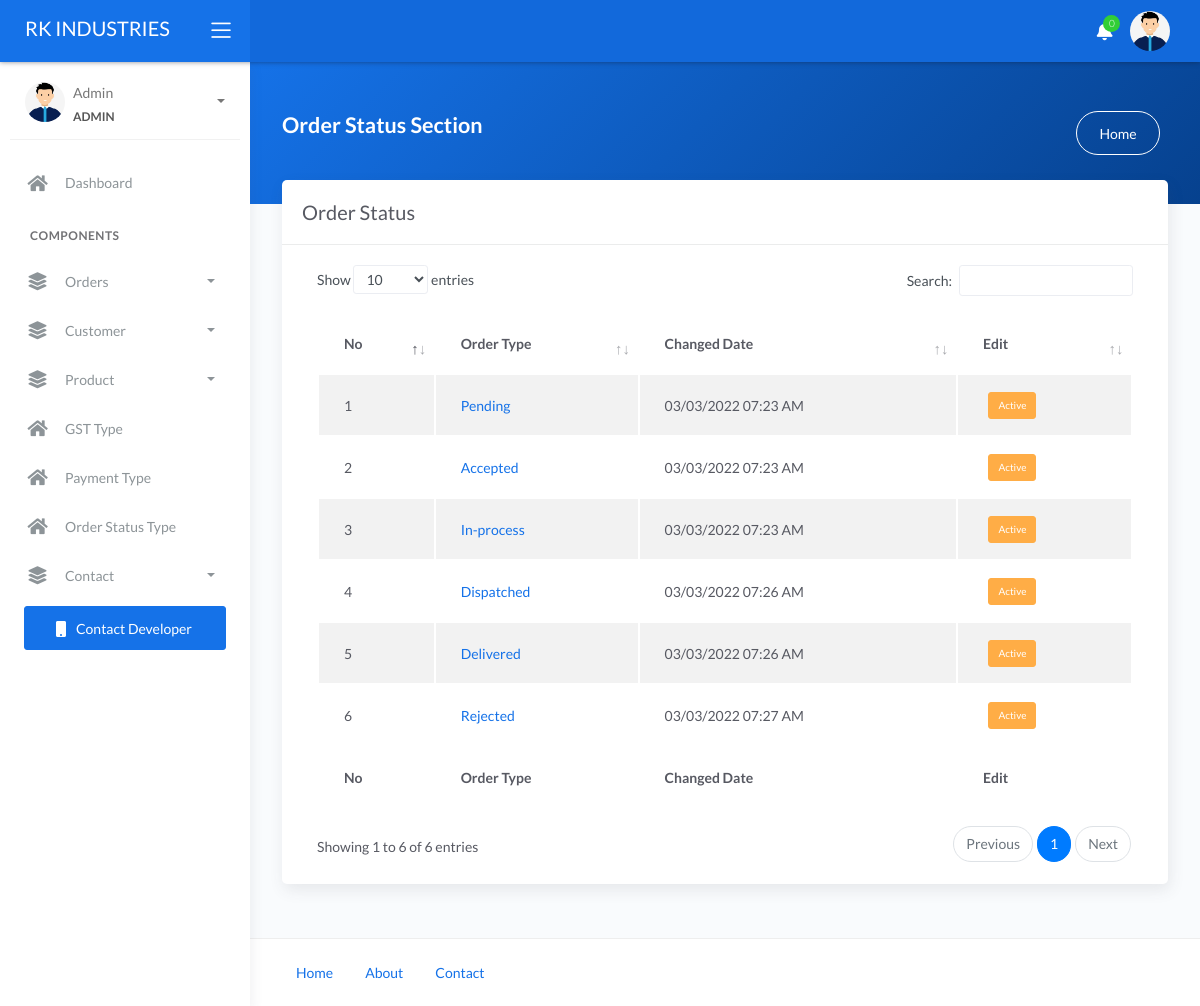
The app's page /admin/order-status-list.php (signed in) with its own data.
### tables this page shows
CREATE TABLE `order_status` (
  `id` int(11) NOT NULL,
  `name` varchar(100) NOT NULL,
  `status` tinyint(4) NOT NULL,
  `added_on` datetime NOT NULL
);

### admin/functions.php (called while the page is built, shortened)
	<?php
function res_table_asc($table)
{
	global $con;
	return mysqli_query($con, "select * from $table order by id asc");
}
	?>

### admin/order-status-list.php (the view, shortened to what this page needs)
<?php
require 'header.php';
$table_name = "order_status";
$title = "Order Status";
$res = res_table_asc($table_name);
?>
<div class="main-panel">
	<div class="content">
		<div class="panel-header bg-primary-gradient">
			<div class="page-inner py-5">
				<div class="d-flex align-items-left align-items-md-center flex-column flex-md-row">
					<div>
						<h2 class="text-white pb-2 fw-bold"><?php echo $title ?> Section </h2>
					</div>
					<div class="ml-md-auto py-2 py-md-0">
						<a href="index" class="btn btn-white btn-border btn-round mr-2">Home</a>
					</div>
				</div>
			</div>
		</div>
		<div class="page-inner mt--5">
			<div class="row">
				<div class="col-md-12">
					<div class="card">
						<div class="card-header">
							<h4 class="card-title"><?php echo $title ?></h4>
						</div>
						<div class="card-body">
							<div class="table-responsive">
								<table id="basic-datatables" class="display table table-striped table-hover">
									<thead>
										<tr>
											<th>No</th>
											<th>Order Type</th>
											<th>Changed Date</th>
											<th>Edit </th>
										</tr>
									</thead>
									<tfoot>
										<tr>
											<th>No</th>
											<th>Order Type</th>
											<th>Changed Date</th>
											<th>Edit </th>
										</tr>
									</tfoot>
									<tbody>
										<?php if (mysqli_num_rows($res) > 0) {
											$i = 1;
											while ($row = mysqli_fetch_assoc($res)) {
										?>
												<tr>
													<td><?php echo $i ?></td>
													<td class="text-primary"><?php echo $row['name'] ?></td>
													<td><?php echo date('d/m/Y h:i A', strtotime($row['added_on'])); ?></td>
													<td>
													<?php
													if($row['status']==1){
														?>
														<a href="?id=<?php echo $row['id']?>&type=deactive" class="btn btn-primary btn-xs btn-warning">Active</a>
														<?php
													}
													else{
														?>
														&nbsp;
														<a href="?id=<?php echo $row['id']?>&type=active" class="btn btn-primary btn-xs btn-danger">Inactive</a>
														<?php
													}
													?>
													</td>
												</tr>
											<?php
												$i++;
											}
										} else { ?>
											<tr>
												<td class="text-center" colspan="100%">No data found</td>
											</tr>
										<?php } ?>
									</tbody>
								</table>
							</div>
						</div>
					</div>
				</div>
			</div>
		</div>
	</div>
	<?php
	require 'footer.php';
	?>

### admin/header.php (shortened to what this page needs)
<?php
include('../connection.php');
include('./functions.php');
$user_name = "";
if (isset($_SESSION['ADMIN_LOGIN']) && ($_SESSION['ADMIN_LOGIN'] != '')) {
    $user_id = $_SESSION['ADMIN_ID'];
    $row = mysqli_fetch_assoc(mysqli_query($con, "select * from admin where id='$user_id'"));
    $user_name = $row['name'];
} else if (isset($_SESSION['EMP_LOGIN']) && ($_SESSION['EMP_LOGIN'] != '')) {
    $user_id = $_SESSION['EMP_ID'];
    $row = mysqli_fetch_assoc(mysqli_query($con, "select * from emp where id='$user_id'"));
    $user_name = $row['name'];
    $user_mobile = $row['mobile'];
} else if (isset($_SESSION[$login3_captil . '_LOGIN']) && ($_SESSION[$login3_captil . '_LOGIN'] != '')) {
    $user_id = $_SESSION[$login3_captil . '_ID'];
    $row = mysqli_fetch_assoc(mysqli_query($con, "select * from $login3 where id='$user_id'"));
    $user_name = $row['name'];
    $user_mobile = $row['mobile'];
} else {
    header('location:login.php');
    die();
}
$curStr = $_SERVER['REQUEST_URI'];
$curArr = explode('/', $curStr);
$cur_path = $curArr[count($curArr) - 1];
?>
<!DOCTYPE html>
<html lang="en">
<head>
    <link rel="stylesheet" href="./assets/css/bootstrap.min.css">
    <link rel="stylesheet" href="./assets/css/atlantis.min.css">
    <link rel="stylesheet" href="./assets/css/jquery-ui.min.css">
    <link rel="stylesheet" href="./assets/css/vicks-css.css">
    <link rel="stylesheet" href="https://cdn.jsdelivr.net/npm/bootstrap-select@1.13.14/dist/css/bootstrap-select.min.css">
</head>
<body>
    <div class="wrapper">
        <div class="main-header">
            <div class="logo-header" data-background-color="blue">
                <a href="index" class="logo">
                    <span class="text-white navbar-brand"><?php echo LOGO_NAME; ?></span>
                </a>
                <div class="nav-toggle">
                    <button class="btn btn-toggle toggle-sidebar">
                        <i class="icon-menu"></i>
                    </button>
                </div>
            </div>
            <nav class="navbar navbar-header navbar-expand-lg" data-background-color="blue2">
                <div class="container-fluid">
                    <ul class="navbar-nav topbar-nav ml-md-auto align-items-center">
                        <?php
                        if (isset($_SESSION['ADMIN_LOGIN'])) {
                            $notification_count = 0;
                        ?>
                            <li class="nav-item dropdown hidden-caret">
                                <a class="nav-link dropdown-toggle" href="#" id="notifDropdown" role="button" data-toggle="dropdown" aria-haspopup="true" aria-expanded="false">
                                    <i class="fa fa-bell"></i>
                                    <span class="notification"><?php echo $notification_count; ?></span>
                                </a>
                            </li>
                        <?php
                        }
                        ?>
                        <li class="nav-item dropdown hidden-caret">
                            <a class="dropdown-toggle profile-pic" data-toggle="dropdown" href="#" aria-expanded="false">
                                <div class="avatar-sm">
                                    <img src="./assets/image/user-pic.jpg" alt="<?php echo PROJECT_NAME; ?>" class="avatar-img rounded-circle">
                                </div>
                            </a>
                        </li>
                    </ul>
                </div>
            </nav>
        </div>
        <div class="sidebar sidebar-style-2">
            <div class="sidebar-wrapper scrollbar scrollbar-inner">
                <div class="sidebar-content">
                    <div class="user">
                        <div class="avatar-sm float-left mr-2">
                            <img src="./assets/image/user-pic.jpg" alt="<?php echo LOGO_NAME; ?>" class="avatar-img rounded-circle">
                        </div>
                        <div class="info">
                            <a data-toggle="collapse" href="#collapseExample" aria-expanded="true">
                                <span>
                                    <?php echo ucfirst($user_name); ?>
                                    <span class="user-level"><?php echo strtoupper($_SESSION['ROLE']) ?></span>
                                    <span class="caret"></span>
                                </span>
                            </a>
                        </div>
                    </div>
                    <ul class="nav nav-primary">
                        <li class="nav-item <?php if ($cur_path == "" || $cur_path == "index") {
                                                echo "active submenu";
                                            } else {
                                                echo "";
                                            } ?>">
                            <a href="index" class="collapsed" aria-expanded="false">
                                <i class="fas fa-home"></i>
                                <p>Dashboard</p>
                            </a>
                        </li>
                        <li class="nav-section">
                            <h4 class="text-section">Components</h4>
                        </li>
                        <?php
                        if (isset($_SESSION['ADMIN_LOGIN'])) {
                        ?>
                            <li class="nav-item  <?php if ($cur_path == "selling-history" || $cur_path == "selling") {
                                                        echo "active submenu";
                                                    } else {
                                                        echo "";
                                                    } ?>">
                                <a data-toggle="collapse" href="#selling">
                                    <i class="fas fa-layer-group"></i>
                                    <p>Orders</p>
                                    <span class="caret"></span>
                                </a>
                            </li>
                            <li class="nav-item  <?php if ($cur_path == "cust-list" || $cur_path == "manage-cust") {
                                                        echo "active submenu";
                                                    } else {
                                                        echo "";
                                                    } ?>">
                                <a data-toggle="collapse" href="#cust">
                                    <i class="fas fa-layer-group"></i>
                                    <p>Customer</p>
                                    <span class="caret"></span>
                                </a>
                            </li>
                            <li class="nav-item  <?php if ($cur_path == "product-list" || $cur_path == "manage-product") {
                                                        echo "active submenu";
                                                    } else {
                                                        echo "";
                                                    } ?>">
                                <a data-toggle="collapse" href="#product">
                                    <i class="fas fa-layer-group"></i>
                                    <p>Product</p>
                                    <span class="caret"></span>
                                </a>
                            </li>
                            <li class="nav-item <?php if ($cur_path == "gst-type-list") {
                                                    echo "active submenu";
                                                } else {
                                                    echo "";
                                                } ?>">
                                <a href="gst-type-list" class="collapsed" aria-expanded="false">
                                    <i class="fas fa-home"></i>
                                    <p>GST Type </p>
                                </a>
                            </li>
                            <li class="nav-item <?php if ($cur_path == "payment-type-list") {
                                                    echo "active submenu";
                                                } else {
                                                    echo "";
                                                } ?>">
                                <a href="payment-type-list" class="collapsed" aria-expanded="false">
                                    <i class="fas fa-home"></i>
                                    <p>Payment Type </p>
                                </a>
                            </li>
                            <li class="nav-item <?php if ($cur_path == "order-status-list") {
                                                    echo "active submenu";
                                                } else {
                                                    echo "";
                                                } ?>">
                                <a href="order-status-list" class="collapsed" aria-expanded="false">
                                    <i class="fas fa-home"></i>
                                    <p>Order Status Type </p>
                                </a>
                            </li>
                            <li class="nav-item  <?php if ($cur_path == "contact-form") {
                                                        echo "active submenu";
                                                    } else {
                                                        echo "";
                                                    } ?>">
                                <a data-toggle="collapse" href="#contact_form">
                                    <i class="fas fa-layer-group"></i>
                                    <p>Contact</p>
                                    <span class="caret"></span>
                                </a>
                            </li>
                        <?php
                        }
                        ?>
                        <li class="mx-4 mt-2">
                            <a href="tel:918600721732" class="btn btn-primary btn-block"><span class="btn-label mr-2">
                                    <i class="fa fa-mobile"></i> </span>Contact Developer</a>
                        </li>
                    </ul>
                </div>
            </div>
        </div>

### admin/footer.php (shortened to what this page needs)
<footer class="footer">
	<div class="container-fluid">
		<nav class="pull-left">
			<ul class="nav">
				<li class="nav-item">
					<a class="nav-link" href="index">
						Home
					</a>
				</li>
				<li class="nav-item">
					<a class="nav-link" href="about">
						About
					</a>
				</li>
				<li class="nav-item">
					<a class="nav-link" href="contact">
						Contact
					</a>
				</li>
			</ul>
		</nav>
	</div>
</footer>
</div>
</div>
</body>
</html>

### records on screen
order_status: name "Pending", added_on "03/03/2022 07:23 AM"
order_status: name "Accepted", added_on "03/03/2022 07:23 AM"
order_status: name "In-process", added_on "03/03/2022 07:23 AM"
order_status: name "Dispatched", added_on "03/03/2022 07:26 AM"
order_status: name "Delivered", added_on "03/03/2022 07:26 AM"
order_status: name "Rejected", added_on "03/03/2022 07:27 AM"

### other values on screen
LOGO_NAME "RK INDUSTRIES"
$notification_count "0"
$user_name "Admin"
$_SESSION['ROLE'] "ADMIN"
$title "Order Status"
